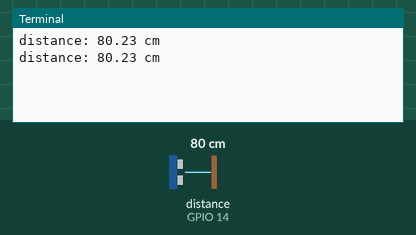
A program run on a simulated Raspberry Pi (BCM pin numbers). On the bench: the last lines printed to the terminal. The test bench sets the inputs (shaded band); at power-on: distance to the obstacle (sensor on GPIO 14) 80 cm. The echo pulse lasts 58.3 µs per cm.

Above: at 1.2 s.
1.3 s: distance to the obstacle (sensor on GPIO 14) set to 2 cm
At 1.9 s:
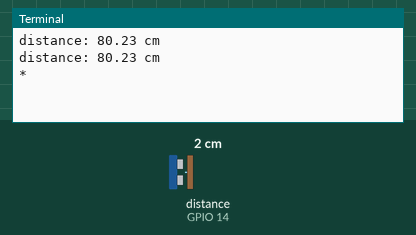
3.0 s: distance to the obstacle (sensor on GPIO 14) set to 35 cm
At 3.4 s:
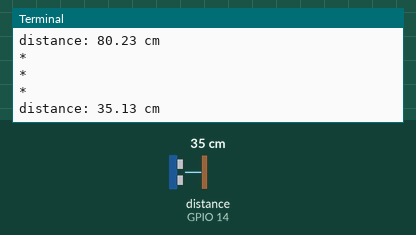

Measured:
- after the input at 1.3 s, the terminal: prints a new line after 0.21 s (image 1)
- after the input at 3.0 s, the terminal: prints a new line at once (image 2)

The program:

raspberry_aj_sr04m.py
```python
#!/usr/bin/python3

'''
A simple test script to verify the function of the ultrasonic sensors.
'''

import RPi.GPIO as GPIO
import time

TRIG_PIN = 15
ECHO_PIN = 14

try:
  GPIO.setmode(GPIO.BCM)
  GPIO.setup(TRIG_PIN, GPIO.OUT)
  GPIO.setup(ECHO_PIN, GPIO.IN)

  echo_start = 0
  echo_end = 0

  while True:
      GPIO.output(TRIG_PIN, GPIO.LOW)
      time.sleep(0.5)

      GPIO.output(TRIG_PIN, GPIO.HIGH)
      time.sleep(0.00002)
      GPIO.output(TRIG_PIN, GPIO.LOW)

      while GPIO.input(ECHO_PIN) == GPIO.LOW:
          echo_start = time.time_ns()

      while GPIO.input(ECHO_PIN) == GPIO.HIGH:
          echo_end = time.time_ns()

      echo_duration = echo_end - echo_start

      distance = (echo_duration / 2) * 0.00003436

      if 21 <= distance < 800:
          print('distance: %.2f cm' % distance)
      else:
          print('*')
except KeyboardInterrupt:
    GPIO.cleanup()
```
